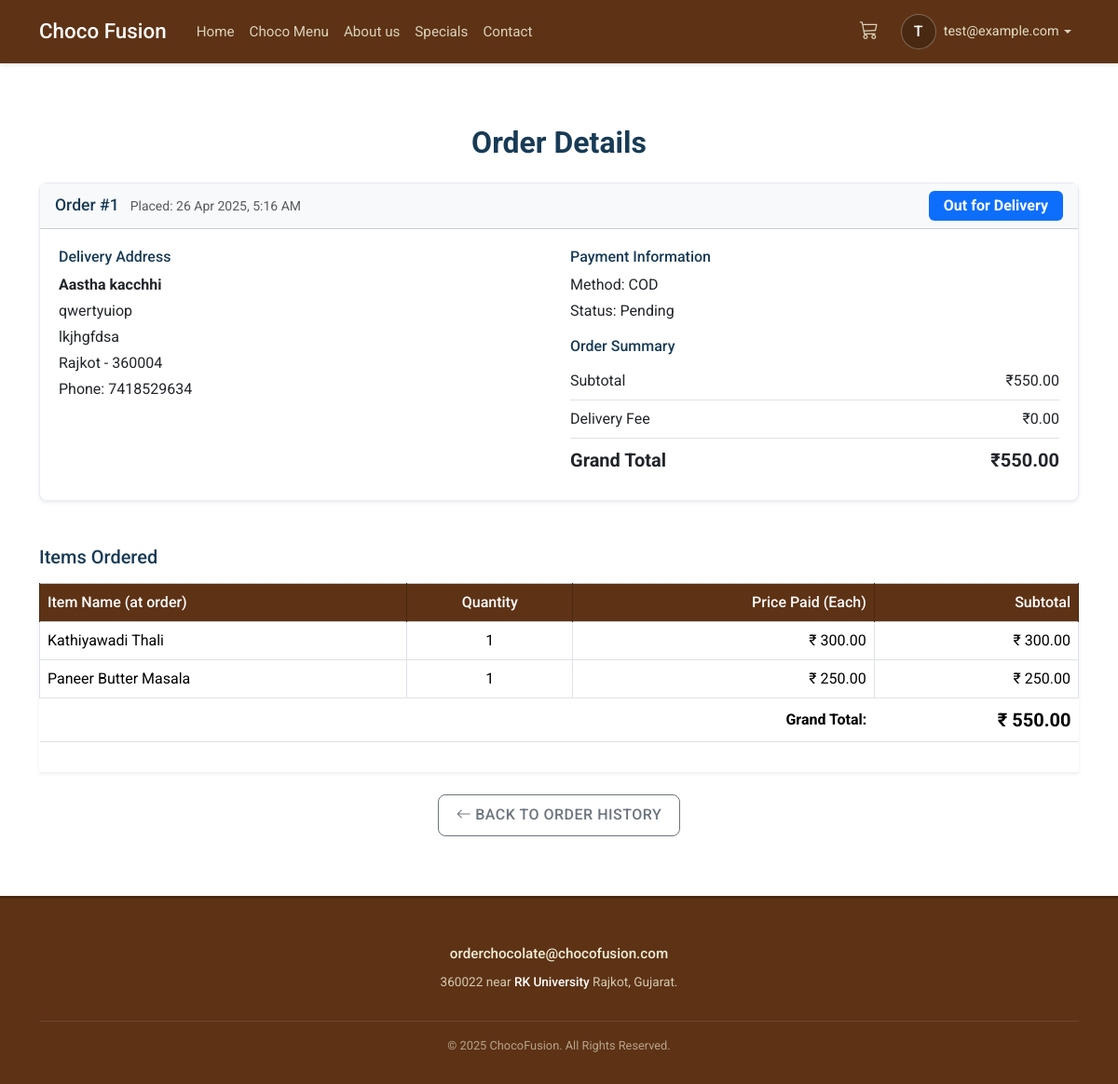
The app's page /order_details.php?order_id=1 (signed in) with its own data.
### tables this page shows
CREATE TABLE `orders` (
  `id` int(11) NOT NULL,
  `user_id` int(11) NOT NULL COMMENT 'FK to users table',
  `order_date` timestamp NOT NULL DEFAULT current_timestamp(),
  `total_amount` decimal(10,2) NOT NULL,
  `status` enum('Pending','Processing','Out for Delivery','Delivered','Cancelled','Failed') NOT NULL DEFAULT 'Pending',
  `shipping_name` varchar(255) NOT NULL,
  `shipping_address_line1` varchar(255) NOT NULL,
  `shipping_address_line2` varchar(255) DEFAULT NULL,
  `shipping_city` varchar(100) NOT NULL,
  `shipping_postal_code` varchar(20) NOT NULL,
  `shipping_phone` varchar(20) NOT NULL,
  `payment_method` varchar(50) DEFAULT 'COD' COMMENT 'e.g., COD, Stripe, PayPal',
  `payment_status` enum('Pending','Completed','Failed') NOT NULL DEFAULT 'Pending',
  `transaction_id` varchar(255) DEFAULT NULL COMMENT 'Optional: ID from payment gateway',
  `updated_at` timestamp NOT NULL DEFAULT current_timestamp() ON UPDATE current_timestamp()
);

CREATE TABLE `order_items` (
  `id` int(11) NOT NULL,
  `order_id` int(11) NOT NULL COMMENT 'FK to orders table',
  `menu_item_id` int(11) DEFAULT NULL COMMENT 'FK to menu_items table (allow NULL if item deleted)',
  `item_name_at_order` varchar(255) NOT NULL COMMENT 'Store name in case menu item changes/deleted',
  `quantity` int(11) NOT NULL DEFAULT 1,
  `price_at_order` decimal(10,2) NOT NULL COMMENT 'Price of single item when ordered'
);

### order_details.php (the view, shortened to what this page needs)
<?php
include 'config.php';
$user_id = $_SESSION['id'];
$order_id = filter_input(INPUT_GET, 'order_id', FILTER_VALIDATE_INT);
$order_details = null;
$order_items = [];
$error_message = '';
if (!$order_id || $order_id <= 0) {
    $error_message = "Invalid Order ID specified.";
} else {
    if (isset($con)) {
        $stmt_order = $con->prepare("SELECT * FROM orders WHERE id = ? AND user_id = ?");
        if ($stmt_order) {
            $stmt_order->bind_param("ii", $order_id, $user_id);
            if ($stmt_order->execute()) {
                $result_order = $stmt_order->get_result();
                if ($result_order->num_rows === 1) {
                    $order_details = $result_order->fetch_assoc();
                    $stmt_items = $con->prepare("SELECT * FROM order_items WHERE order_id = ?");
                    if ($stmt_items) {
                        $stmt_items->bind_param("i", $order_id);
                        if ($stmt_items->execute()) {
                            $result_items = $stmt_items->get_result();
                            $order_items = $result_items->fetch_all(MYSQLI_ASSOC);
                        } else { $error_message = "Error fetching order items: " . $stmt_items->error; }
                    } else { $error_message = "Error preparing order items statement: " . $con->error; }
                } else {
                    $error_message = "Order not found or you do not have permission to view it.";
                }
            } else { $error_message = "Error fetching order details: " . $stmt_order->error; }
        } else { $error_message = "Error preparing order details statement: " . $con->error; }
    } else { $error_message = "Database connection error."; }
}
include 'header.php';
?>
<div class="container section">
    <h1 class="section-title text-center mb-4">Order Details</h1>
    <?php
    if (!empty($error_message)):
    ?>
        <div class="alert alert-danger text-center" role="alert">
            <?php echo htmlspecialchars($error_message); ?> <br>
            <a href="order_history.php" class="alert-link">Return to Order History</a>
        </div>
    <?php
    elseif ($order_details):
        $status = htmlspecialchars($order_details['status']);
        $badge_class = 'bg-secondary';
        if ($status == 'Out for Delivery') $badge_class = 'bg-primary';
    ?>
        <div class="card shadow-sm mb-4">
        <div class="card-header bg-light py-2">
                 <div class="d-flex justify-content-between align-items-center flex-wrap">
                    <div class="me-3 mb-1 mb-md-0">
                        <h5 class="mb-0 d-inline-block me-2">Order #<?php echo htmlspecialchars($order_details['id']); ?></h5>
                        <small class="text-muted">Placed: <?php echo date("d M Y, g:i A", strtotime($order_details['order_date'])); ?></small>
                    </div>
                    <span class="badge <?php echo $badge_class; ?> fs-6 py-2 px-3"><?php echo $status; ?></span>
                </div>
            </div>
            <div class="card-body">
                <div class="row g-4">
                    <div class="col-md-6">
                        <h6>Delivery Address</h6>
                        <p class="mb-1"><strong><?php echo htmlspecialchars($order_details['shipping_name']); ?></strong></p>
                        <p class="mb-1"><?php echo htmlspecialchars($order_details['shipping_address_line1']); ?></p>
                        <?php if(!empty($order_details['shipping_address_line2'])): ?>
                        <p class="mb-1"><?php echo htmlspecialchars($order_details['shipping_address_line2']); ?></p>
                        <?php endif; ?>
                        <p class="mb-1"><?php echo htmlspecialchars($order_details['shipping_city']); ?> - <?php echo htmlspecialchars($order_details['shipping_postal_code']); ?></p>
                        <p class="mb-0">Phone: <?php echo htmlspecialchars($order_details['shipping_phone']); ?></p>
                    </div>
                    <div class="col-md-6">
                         <h6>Payment Information</h6>
                         <p class="mb-1">Method: <?php echo htmlspecialchars($order_details['payment_method']); ?></p>
                         <p class="mb-3">Status: <?php echo htmlspecialchars($order_details['payment_status']); ?></p>
                         <h6 class="mt-3">Order Summary</h6>
                         <ul class="list-group list-group-flush">
                            <li class="list-group-item d-flex justify-content-between px-0">
                                <span>Subtotal</span>
                                <span>₹<?php echo number_format($order_details['total_amount'], 2); ?></span>
                            </li>
                            <li class="list-group-item d-flex justify-content-between px-0">
                                <span>Delivery Fee</span>
                                <span>₹0.00</span>
                            </li>
                            <li class="list-group-item d-flex justify-content-between px-0 fw-bold fs-5">
                                <span>Grand Total</span>
                                <span>₹<?php echo number_format($order_details['total_amount'], 2); ?></span>
                            </li>
                        </ul>
                    </div>
                </div>
            </div>
        </div>
        <?php if (!empty($order_items)): ?>
            <h4 class="mt-5 mb-3">Items Ordered</h4>
            <div class="table-responsive shadow-sm">
                <table class="table table-bordered table-hover align-middle">
                     <thead class="table-light">
                        <tr>
                            <th>Item Name (at order)</th>
                            <th class="text-center">Quantity</th>
                            <th class="text-end">Price Paid (Each)</th>
                            <th class="text-end">Subtotal</th>
                        </tr>
                    </thead>
                    <tbody>
                        <?php foreach ($order_items as $item): ?>
                            <tr>
                                <td><?php echo htmlspecialchars($item['item_name_at_order']); ?></td>
                                <td class="text-center"><?php echo htmlspecialchars($item['quantity']); ?></td>
                                <td class="text-end">₹ <?php echo number_format($item['price_at_order'], 2); ?></td>
                                <td class="text-end">₹ <?php echo number_format($item['price_at_order'] * $item['quantity'], 2); ?></td>
                            </tr>
                        <?php endforeach; ?>
                    </tbody>
                     <tfoot>
                        <tr>
                            <td colspan="3" class="text-end fw-bold border-0">Grand Total:</td>
                            <td class="text-end fw-bold fs-5 border-0">₹ <?php echo number_format($order_details['total_amount'], 2); ?></td>
                        </tr>
                    </tfoot>
                </table>
            </div>
        <?php else: ?>
             <div class="alert alert-warning">Order items could not be loaded for this order.</div>
        <?php endif; ?>
        <div class="mt-4 text-center">
             <a href="order_history.php" class="btn btn-outline-secondary"><i class="bi bi-arrow-left me-1"></i>Back to Order History</a>
        </div>
    <?php endif; ?>
</div>
<?php
include 'footar.php';
?>

### styles.css (style rules this page uses)
:root { --primary-color: #5e3215; --secondary-color: #492911; --accent-color: #fef19c; --light-bg: #dee2f7; --dark-text: #183b56; --medium-text: #5a7184; --light-text: #efefd7; --white: #ffffff; --black: #000000; --link-color: #37afe1; --danger-color: #dc3545; --success-color: #198754; --warning-color: #ffc107; --info-color: #0dcaf0; --gradient-primary: linear-gradient(var(--secondary-color), #492911, #5e3215); --radial-gradient-special: radial-gradient(#f7cfd8, #f4f8d3,#a9b3f3 , #492911); --border-color: #e5eaf4; --border-color-subtle: rgba(0,0,0,0.1); }
body { font-family: "Roboto", sans-serif; color: var(--medium-text); display: flex; flex-direction: column; min-height: 100vh; background-color: var(--white); }
h1, h2, h3, h4, h5, h6 { color: var(--dark-text); font-family: "Roboto", sans-serif; font-weight: 500; }
h1 { font-size: 2rem; }
h4 { font-size: 1.25rem; }
h5 { font-size: 1.1rem; }
h6 { font-size: 1rem; }
a { color: var(--link-color); text-decoration: none; transition: color 0.2s ease; }
.btn { border-radius: 8px; padding: 0.6rem 1.2rem; font-family: "Roboto", sans-serif; font-weight: 500; border-width: 1px; border-style: solid; transition: all 0.2s ease-in-out; cursor: pointer; text-transform: uppercase; letter-spacing: 0.5px; }
.section { padding-top: 4rem; padding-bottom: 4rem; }
.section-title { color: var(--dark-text); font-size: 2rem; font-weight: 700; margin-bottom: 1rem; }
.card { background-color: var(--white); border: 1px solid var(--border-color); border-radius: 8px; height: 100%; display: flex; flex-direction: column; transition: box-shadow 0.3s ease, transform 0.3s ease; }
.card-body { flex-grow: 1; display: flex; flex-direction: column; padding: 1.25rem; }
.table { margin-bottom: 2rem; }
.table thead th { background-color: var(--primary-color); color: var(--white); border-color: var(--secondary-color); font-weight: 500; vertical-align: middle; }
.table td, .table th { vertical-align: middle; }

### records on screen
orders: id "1", order_date "26 Apr 2025, 5:16 AM", status "Out for Delivery", shipping_name "Aastha kacchhi", shipping_address_line1 "qwertyuiop", shipping_address_line2 "lkjhgfdsa", shipping_city "Rajkot", shipping_postal_code "360004", shipping_phone "7418529634", payment_method "COD", payment_status "Pending", total_amount "550.00"
order_items: item_name_at_order "Kathiyawadi Thali", quantity "1", price_at_order "300.00", $item['price_at_order']*$item['quantity'] "300.00"
order_items: item_name_at_order "Paneer Butter Masala", quantity "1", price_at_order "250.00", $item['price_at_order']*$item['quantity'] "250.00"

### other values on screen
$_SESSION['email'][0] "T"
$_SESSION['email'] "test@example.com"
